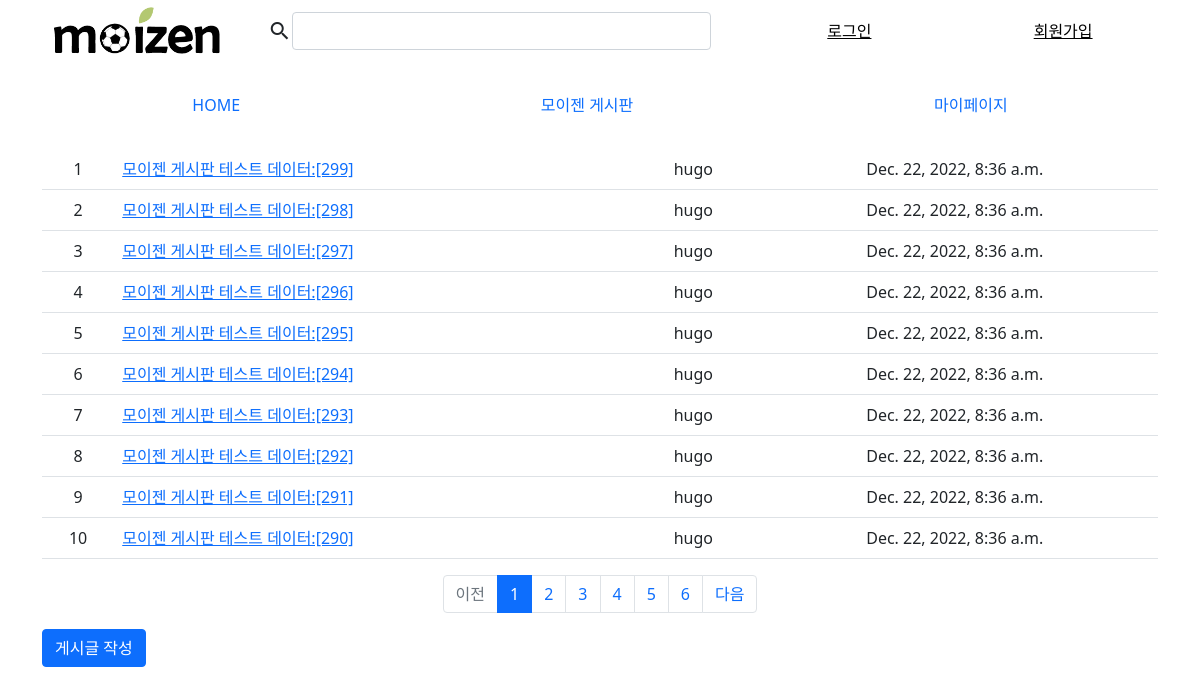
Page /pybo/list on the committed database.
### pybo/models.py (models this page shows, shortened)
class Question(models.Model):
    author = models.ForeignKey(User, on_delete=models.CASCADE, null=True)
    subject = models.CharField(max_length=200)
    content = models.TextField()
    create_date = models.DateTimeField()
    modify_date = models.DateTimeField(null=True, blank=True)

### pybo/views.py (the view)
# urls.py: path('list', views.list, name='list'),
def list(request):
    page = request.GET.get('page', '1')  # 페이지
    question_list = Question.objects.order_by('-create_date')
    paginator = Paginator(question_list, 10)  # 페이지당 10개씩 보여주기
    page_obj = paginator.get_page(page)
    context = {'question_list': page_obj}
    return render(request, 'pybo/question_list.html', context)

### templates/pybo/question_list.html (shortened to what this page needs)
{% extends 'base.html' %}
{% block content %}
<div class="container my-3">
    <table class="table">
        <tbody>
        {% if question_list %}
        {% for question in question_list %}
        <tr class="text-center">
            <td>{{ forloop.counter }}</td>
            <td class="text-start">
                <a href="{% url 'pybo:detail' question.id %}">{{ question.subject }}</a>
            <td>{{ question.author.username }}</td>
            <td>{{ question.create_date }}</td>
        </tr>
        {% endfor %}
        {% else %}
        <tr>
            <td colspan="4">질문이 없습니다.</td>
        </tr>
        {% endif %}
        </tbody>
    </table>
    <ul class="pagination justify-content-center">
        {% if question_list.has_previous %}
        <li class="page-item">
            <a class="page-link" href="?page={{ question_list.previous_page_number }}">이전</a>
        </li>
        {% else %}
        <li class="page-item disabled">
            <a class="page-link" tabindex="-1" aria-disabled="true" href="#">이전</a>
        </li>
        {% endif %}
        {% for page_number in question_list.paginator.page_range %}
        {% if page_number >= question_list.number|add:-5 and page_number <= question_list.number|add:5 %}
        {% if page_number == question_list.number %}
        <li class="page-item active" aria-current="page">
            <a class="page-link" href="?page={{ page_number }}">{{ page_number }}</a>
        </li>
        {% else %}
        <li class="page-item">
            <a class="page-link" href="?page={{ page_number }}">{{ page_number }}</a>
        </li>
        {% endif %}
        {% endif %}
        {% endfor %}
        {% if question_list.has_next %}
        <li class="page-item">
            <a class="page-link" href="?page={{ question_list.next_page_number }}">다음</a>
        </li>
        {% else %}
        <li class="page-item disabled">
            <a class="page-link" tabindex="-1" aria-disabled="true" href="#">다음</a>
        </li>
        {% endif %}
    </ul>
   <a href="{% url 'pybo:question_create' %}" class="btn btn-primary">게시글 작성</a>
</div>
{% endblock %}

### rows in the picture
Question: subject "모이젠 게시판 테스트 데이터:[299]", author.username "hugo", create_date "Dec. 22, 2022, 8:36 a.m."
Question: subject "모이젠 게시판 테스트 데이터:[298]", author.username "hugo", create_date "Dec. 22, 2022, 8:36 a.m."
Question: subject "모이젠 게시판 테스트 데이터:[297]", author.username "hugo", create_date "Dec. 22, 2022, 8:36 a.m."
Question: subject "모이젠 게시판 테스트 데이터:[296]", author.username "hugo", create_date "Dec. 22, 2022, 8:36 a.m."
Question: subject "모이젠 게시판 테스트 데이터:[295]", author.username "hugo", create_date "Dec. 22, 2022, 8:36 a.m."
Question: subject "모이젠 게시판 테스트 데이터:[294]", author.username "hugo", create_date "Dec. 22, 2022, 8:36 a.m."
Question: subject "모이젠 게시판 테스트 데이터:[293]", author.username "hugo", create_date "Dec. 22, 2022, 8:36 a.m."
Question: subject "모이젠 게시판 테스트 데이터:[292]", author.username "hugo", create_date "Dec. 22, 2022, 8:36 a.m."
Question: subject "모이젠 게시판 테스트 데이터:[291]", author.username "hugo", create_date "Dec. 22, 2022, 8:36 a.m."
Question: subject "모이젠 게시판 테스트 데이터:[290]", author.username "hugo", create_date "Dec. 22, 2022, 8:36 a.m."

### other values in the picture
{{ page_number }} "1"
{{ page_number }} "2" "3" "4" "5" "6"
